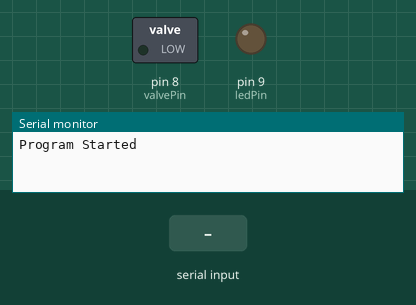
This sketch was run on a simulated Arduino Uno, built with avr-gcc and run on an emulated ATmega328P. Parts: switched loads named in the sketch (green lamp = pin HIGH), output pins drawn as LEDs (lit = HIGH), the last lines printed to the serial monitor. Dashed ring = blinking. Inputs (shaded band) come from the test bench.

Above: at 1.2 s.
1.3 s: "g" received over Serial
At 2.1 s:
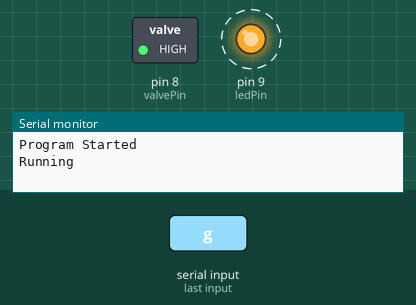
4.3 s: "q" received over Serial
At 4.3 s:
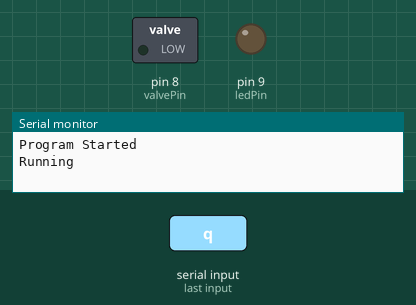
Timing chart, 0 to 7.3 s (numbered marks = the images above; inputs shaded):
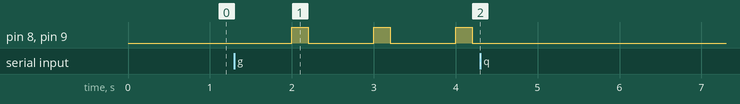

Measured:
- after the input at 1.3 s, pin 8 (valvePin), pin 9 (ledPin): alternates HIGH for 0.20 s and LOW for 0.80 s, starting after 0.70 s
- after the input at 4.3 s, pin 8 (valvePin), pin 9 (ledPin): stops changing and stays LOW

The sketch:

valve_switch.ino
```cpp
// (licence header left out)
const int ledPin = 9;
const int valvePin = 8;

int period = 1000;		// 1000ms ~ 1Hz
int pulse_width = 200; 	//ms
bool releaseFlag = false;

void setup() {
  	pinMode(valvePin, OUTPUT); 	//HIGH : Solenoid Valve is open
  	pinMode(ledPin, OUTPUT); 	//HIGH : LED bright
	digitalWrite(valvePin, LOW);
    digitalWrite(ledPin, LOW);

	Serial.begin(115200);
	Serial.println("Program Started");
}


void loop() {
	if (Serial.available() > 0) {
		char cmd = Serial.read();

		if(cmd == 'g'){
			Serial.print("Running");
			releaseFlag = true;
		}
		else if (cmd == 'q') {
			Serial.println("Stopped");
			releaseFlag = false;
		}
		else {
			Serial.println("Wrong command");
		}
	}

	if (releaseFlag == true) {
		digitalWrite(valvePin, HIGH);
		digitalWrite(9, HIGH);
		delay(pulse_width);

		digitalWrite(valvePin, LOW);
		digitalWrite(ledPin, LOW);
		delay(period-pulse_width);
	}
	else {
		digitalWrite(valvePin, LOW);
		digitalWrite(ledPin, LOW);
		delay(period);
	}
}
```
